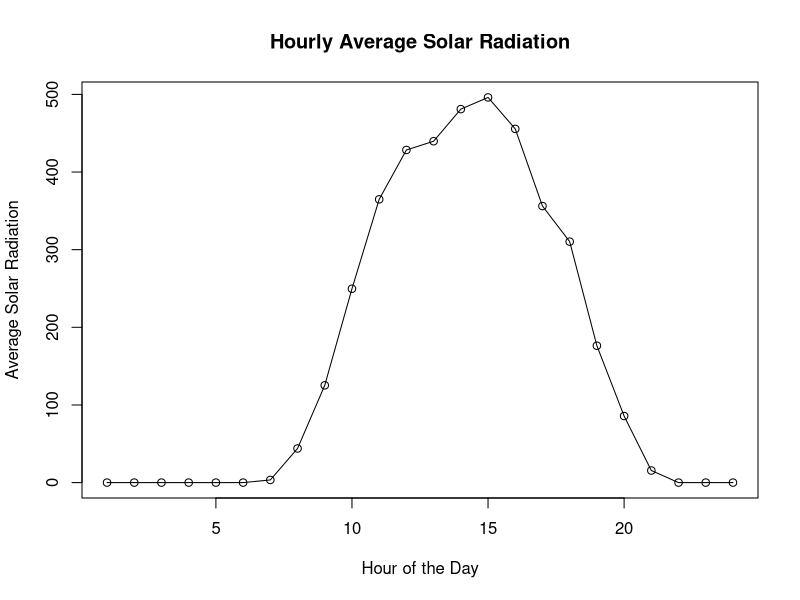
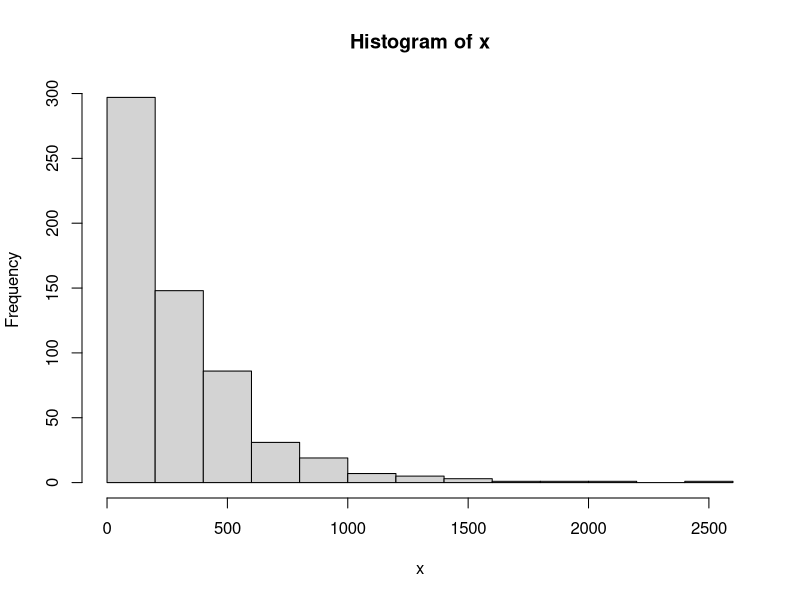
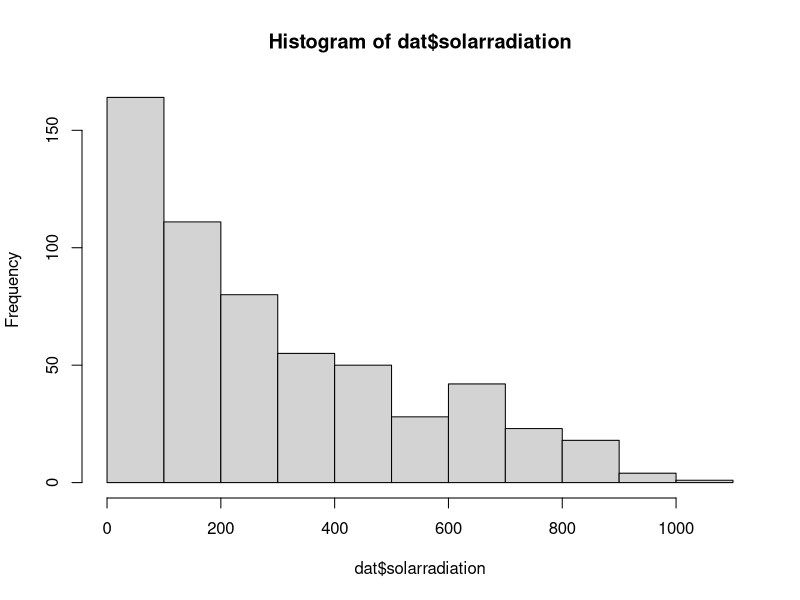
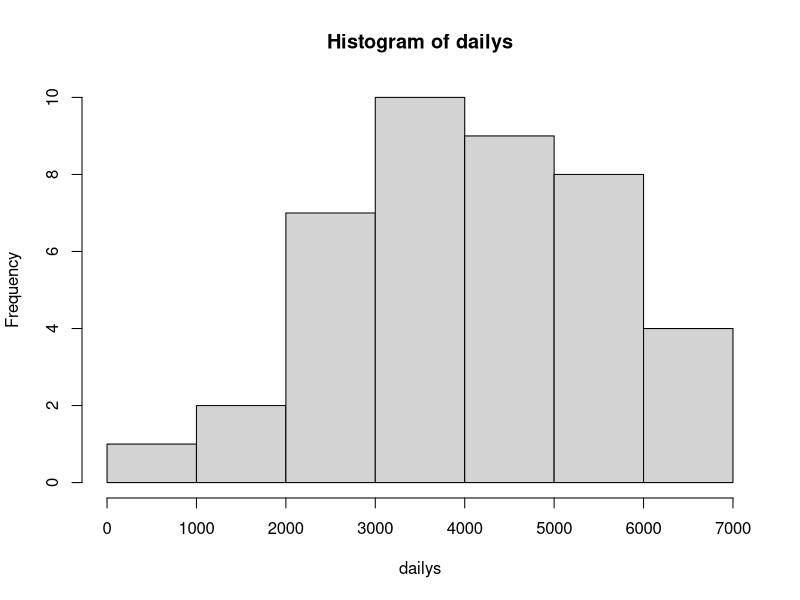
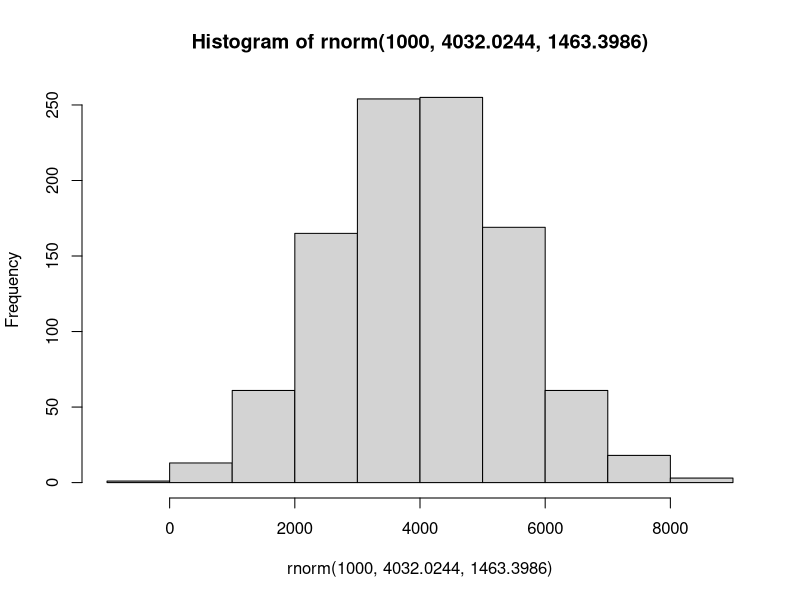
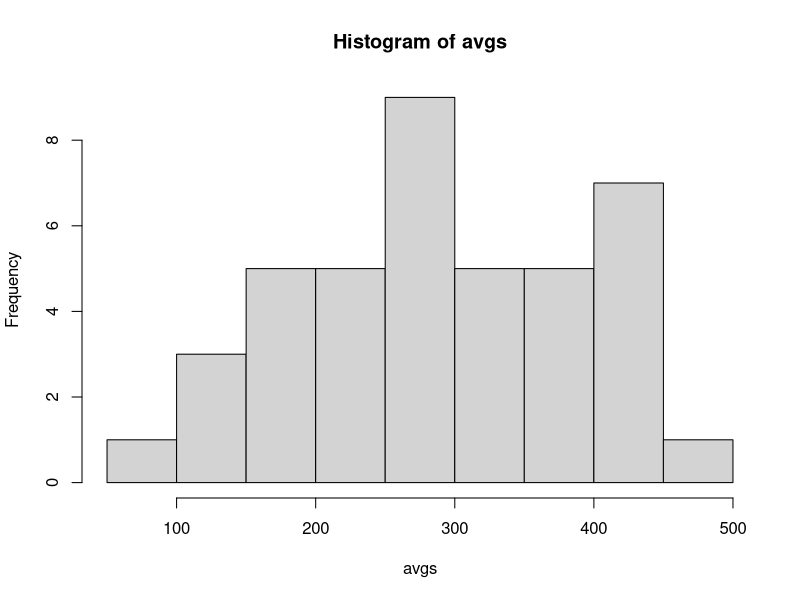

These figures' R source, in order: (Note: this script raises an error after producing the figures.)
# Set working directory
setwd('C:\\Users\\Admin\\Documents\\University Work\\Y2\\R Portfolio\\Y2-R-Portfolio\\Data')

# Read the CSV file
dat <- read.csv('Bristol.csv')

# Convert 'datetime' to POSIXct
dat$datetime <- as.POSIXct(dat$datetime, format = "%Y-%m-%d %H:%M:%S")

# Aggregate solar radiation by hour and calculate the mean
hourly_avg <- tapply(dat$solarradiation, INDEX = dat$hour, FUN = mean)

# Plot hourly average solar radiation
plot(hourly_avg, type = "o", xlab = "Hour of the Day", ylab = "Average Solar Radiation", main = "Hourly Average Solar Radiation")

x=rexp(600, rate=0.0035629454)
hist(x)

#remove 0 values
dat <- dat[dat["solarradiation"] > 0,]
hist(dat$solarradiation, breaks=10)



# Assuming your data is stored in a data frame named 'solar_data'
# 'datetime' column should be in POSIXct format
library(MASS)

  
# Fit exponential distribution to the subset data
fit <- fitdistr(dat$solarradiation, densfun = "exponential")
print(fit)
  




dailys <- c()

for (day in unique(dat$date)) {
  filter <- dat[dat['date'] == day,]
  total <- sum(filter$solarradiation)
  
  print(total)
  
  dailys <- append(dailys, total)
}

hist(dailys)


# Fit gamma distribution to the subset data
fit2 <- fitdistr(dailys, densfun = "normal")
print(fit2)

hist(rnorm(1000, 4032.0244, 1463.3986))







avgs <- c()

for (day in unique(dat$date)) {
  filter <- dat[dat['date'] == day,]
  avg <- mean(filter$solarradiation)
  
  print(avg)
  
  avgs <- append(avgs, avg)
}

hist(avgs)


# Fit gamma distribution to the subset data
fit2 <- fitdistr(peaks, densfun = "normal")
print(fit2)

hist(rnorm(1000, 4032.0244, 1463.3986))










